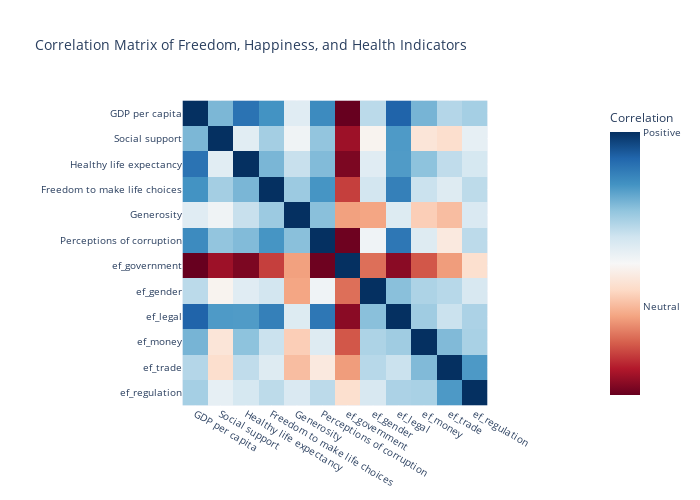

Notebook code for this chart:
### Markdown cell above
## Dimensional Analysis

### Code cell
columns_to_keep=['GDP per capita', 'Social support',
       'Healthy life expectancy', 'Freedom to make life choices', 'Generosity',
       'Perceptions of corruption', 'ef_government', 'ef_gender',
       'ef_legal', 'ef_money', 'ef_trade', 'ef_regulation']

corr_matrix = data[columns_to_keep].corr()

fig_corr_matrix = px.imshow(corr_matrix,
                            title='Correlation Matrix of Freedom, Happiness, and Health Indicators',
                            labels=dict(color='Correlation'),
                            color_continuous_scale='RdBu')

fig_corr_matrix.update_layout(
    width=700,
    height=500,
    font=dict(
        size=10,  # Adjust the font size here
    ),
    coloraxis_colorbar=dict(
        title="Correlation",
        tickvals=[-1, 0, 1],  # Example colorbar tick values
        ticktext=["Negative", "Neutral", "Positive"],  # Example colorbar tick labels
    )
)

fig_corr_matrix.show()

### Figure 1 — Plotly figure (JSON) as saved in the notebook; plotly's stock layout.template omitted (floating-point values rounded to 4 significant figures; data arrays with more than 128 entries replaced by an {"elided": "..."} marker saying what was removed)
{"data": [{"coloraxis": "coloraxis", "hovertemplate": "x: %{x}<br>y: %{y}<br>Correlation: %{z}<extra></extra>", "name": "0", "type": "heatmap", "x": ["GDP per capita", "Social support", "Healthy life expectancy", "Freedom to make life choices", "Generosity", "Perceptions of corruption", "ef_government", "ef_gender", "ef_legal", "ef_money", "ef_trade", "ef_regulation"], "xaxis": "x", "y": ["GDP per capita", "Social support", "Healthy life expectancy", "Freedom to make life choices", "Generosity", "Perceptions of corruption", "ef_government", "ef_gender", "ef_legal", "ef_money", "ef_trade", "ef_regulation"], "yaxis": "y", "z": {"elided": "12x12 float values"}}], "layout": {"coloraxis": {"colorbar": {"ticktext": ["Negative", "Neutral", "Positive"], "tickvals": [-1, 0, 1], "title": {"text": "Correlation"}}, "colorscale": [[0.0, "rgb(103,0,31)"], [0.1, "rgb(178,24,43)"], [0.2, "rgb(214,96,77)"], [0.3, "rgb(244,165,130)"], [0.4, "rgb(253,219,199)"], [0.5, "rgb(247,247,247)"], [0.6, "rgb(209,229,240)"], [0.7, "rgb(146,197,222)"], [0.8, "rgb(67,147,195)"], [0.9, "rgb(33,102,172)"], [1.0, "rgb(5,48,97)"]]}, "font": {"size": 10}, "height": 500, "title": {"text": "Correlation Matrix of Freedom, Happiness, and Health Indicators"}, "width": 700, "xaxis": {"anchor": "y", "constrain": "domain", "domain": [0.0, 1.0], "scaleanchor": "y"}, "yaxis": {"anchor": "x", "autorange": "reversed", "constrain": "domain", "domain": [0.0, 1.0]}}}
